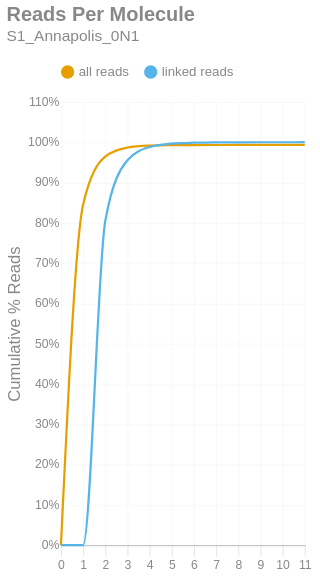

Notebook source saved alongside this figure:
### Markdown cell above
### Reads per Molecule
This chart shows the cumulative distribution of the number of reads per linked molecule. That is, how many alignments are associated with a unique molecule. This excludes the number of reads associated with invalid or absent linked-read barcodes. The `linked` histogram is the percentages recalculated when disregarding singletons.

### Code cell
if SKIPLR:
    print_html(f"Skipped")
else:
    counts = np.bincount(valids['reads'].cast(pl.Int64).to_numpy())
    weighted = counts * np.arange(len(counts))
    all_perc = weighted / n_reads
    linked_perc = weighted / n_linked_reads
    linked_perc[1] = 0
    binned_df = pl.DataFrame({
        'readsper': list(range(len(counts))),
        'all reads (cumsum)': np.cumsum(all_perc).tolist(),
        'linked reads (cumsum)': np.cumsum(linked_perc).tolist(),
    })

    with SafeRender(binned_df):
        (
            density_plot(binned_df, 'Reads Per Molecule', samplename, 'readspmol')
            .encode(
                x=alt.X('readsper:O', title=None).axis(labelAngle=0).scale(padding=0),
                y=alt.Y('value:Q', title='Cumulative % Reads').axis(format='%').stack(False),
                color=alt.Color("key:N").scale(domain=["all reads", "linked reads"]),
                tooltip=[
                    alt.Tooltip("key:N", title="Data Type"),
                    alt.Tooltip("readsper:O", title="Reads Per Molecule"),
                    alt.Tooltip("value:Q", format=".2%", title="% Reads (Cum.)")
                ]            
            )
        ).display()

### Figure 1 — Vega-Lite specification as saved in the notebook (floating-point values rounded to 4 significant figures)
{"width": "container", "height": 400, "config": {"title": {"anchor": "start", "dy": -15, "fontSize": 18, "color": "#888888", "subtitleColor": "#888888", "subtitleFontSize": 14}, "arc": {"fill": "#0072B2"}, "axis": {"domainColor": "#888888", "domainWidth": 0.5, "gridWidth": 0.2, "grid": false, "titleFontWeight": 400, "titleFontSize": 15, "labelFontSize": 11, "labelColor": "#888888", "tickColor": "#888888", "tickWidth": 0.2, "titleColor": "#888888"}, "axisBand": {"grid": false}, "axisX": {"grid": true, "tickSize": 10, "domainCap": "round"}, "axisY": {"domain": false, "grid": true, "tickSize": 0, "domainCap": "round"}, "background": "transparent", "header": {"labelFontSize": 15, "labelColor": "#888888", "titleFontSize": 15, "titleFontWeight": 600, "titleColor": "#888888"}, "legend": {"labelFont": "sans-serif", "labelFontSize": 12, "labelColor": "#888888", "symbolSize": 100, "symbolType": "circle", "titleFontSize": 12, "titlePadding": 10, "titleColor": "#888888", "title": null, "orient": "top"}, "range": {"category": ["#E69F00", "#56B4E9", "#009E73", "#F0E442", "#0072B2", "#D55E00", "#CC79A7", "#000000"], "diverging": ["#cfe8f3", "#a2d4ec", "#73bfe2", "#46abdb", "#1696d2", "#12719e"]}, "area": {"fill": "#0072B2", "fillOpacity": 0.7, "line": true, "strokeOpacity": 0.7}, "line": {"color": "#0072B2", "stroke": "#0072B2", "strokeWidth": 2}, "trail": {"color": "#0072B2", "stroke": "#0072B2", "strokeWidth": 0, "size": 1}, "point": {"filled": true, "fillOpacity": 1.0, "size": 95}, "text": {"color": "#888888", "fontSize": 11, "align": "right", "fontWeight": 400, "size": 11}, "bar": {"fill": "#0072B2", "stroke": null}, "view": {"stroke": null, "continuousWidth": 660, "continuousHeight": 400}}, "data": {"name": "data-8972984f72018bfdb10142d0ebce8fef"}, "mark": {"type": "line", "interpolate": "monotone", "point": {"opacity": 0, "size": 275}}, "encoding": {"color": {"field": "key", "scale": {"domain": ["all reads", "linked reads"]}, "type": "nominal"}, "tooltip": [{"field": "key", "title": "Data Type", "type": "nominal"}, {"field": "readsper", "title": "Reads Per Molecule", "type": "ordinal"}, {"field": "value", "format": ".2%", "title": "% Reads (Cum.)", "type": "quantitative"}], "x": {"axis": {"labelAngle": 0}, "field": "readsper", "scale": {"padding": 0}, "title": null, "type": "ordinal"}, "y": {"axis": {"format": "%"}, "field": "value", "stack": false, "title": "Cumulative % Reads", "type": "quantitative"}}, "params": [{"name": "param_c36ac31b6afebe62", "select": {"type": "point", "fields": ["key"]}, "bind": "legend"}], "title": {"text": "Reads Per Molecule", "subtitle": "S1_Annapolis_0N1"}, "transform": [{"fold": ["all reads (cumsum)", "linked reads (cumsum)"]}, {"calculate": "replace(datum.key, ' (cumsum)', '')", "as": "key"}, {"filter": {"param": "param_c36ac31b6afebe62"}}], "usermeta": {"embedOptions": {"downloadFileName": "S1_Annapolis_0N1.readspmol"}}, "$schema": "https://vega.github.io/schema/vega-lite/v6.1.0.json", "datasets": {"data-8972984f72018bfdb10142d0ebce8fef": [{"readsper": 0, "all reads (cumsum)": 0.0, "linked reads (cumsum)": 0.0}, {"readsper": 1, "all reads (cumsum)": 0.845, "linked reads (cumsum)": 0.0}, {"readsper": 2, "all reads (cumsum)": 0.9642, "linked reads (cumsum)": 0.8045}, {"readsper": 3, "all reads (cumsum)": 0.9865, "linked reads (cumsum)": 0.9552}, {"readsper": 4, "all reads (cumsum)": 0.9914, "linked reads (cumsum)": 0.9879}, {"readsper": 5, "all reads (cumsum)": 0.9927, "linked reads (cumsum)": 0.9965}, {"readsper": 6, "all reads (cumsum)": 0.993, "linked reads (cumsum)": 0.9988}, {"readsper": 7, "all reads (cumsum)": 0.9931, "linked reads (cumsum)": 0.9997}, {"readsper": 8, "all reads (cumsum)": 0.9932, "linked reads (cumsum)": 0.9999}, {"readsper": 9, "all reads (cumsum)": 0.9932, "linked reads (cumsum)": 1.0}, {"readsper": 10, "all reads (cumsum)": 0.9932, "linked reads (cumsum)": 1.0}, {"readsper": 11, "all reads (cumsum)": 0.9932, "linked reads (cumsum)": 1.0}]}}
